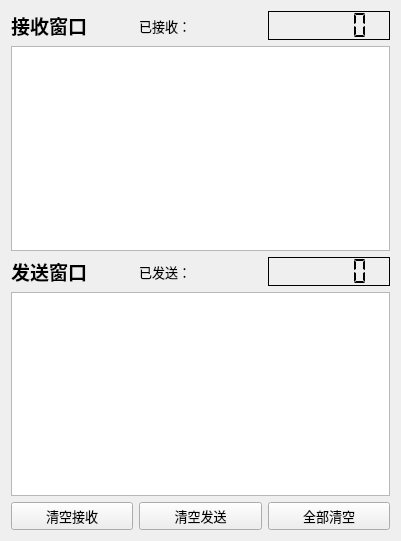
   <widget class="QWidget" name="layoutWidget">
    <property name="geometry">
     <rect>
      <x>10</x>
      <y>180</y>
      <width>401</width>
      <height>541</height>
     </rect>
    </property>
    <layout class="QVBoxLayout" name="verticalLayout">
     <item>
      <layout class="QHBoxLayout" name="horizontalLayout_2"/>
     </item>
     <item>
      <layout class="QHBoxLayout" name="horizontalLayout_4">
       <item>
        <widget class="QLabel" name="label_11">
         <property name="font">
          <font>
           <family>微软雅黑</family>
           <pointsize>14</pointsize>
           <weight>75</weight>
           <bold>true</bold>
          </font>
         </property>
         <property name="text">
          <string>接收窗口</string>
         </property>
        </widget>
       </item>
       <item>
        <widget class="QLabel" name="label_12">
         <property name="font">
          <font>
           <family>黑体</family>
           <pointsize>10</pointsize>
          </font>
         </property>
         <property name="text">
          <string>已接收：</string>
         </property>
        </widget>
       </item>
       <item>
        <widget class="QLCDNumber" name="RecvNumber">
         <property name="font">
          <font>
           <family>Agency FB</family>
           <weight>75</weight>
           <bold>true</bold>
          </font>
         </property>
         <property name="frameShadow">
          <enum>QFrame::Plain</enum>
         </property>
         <property name="smallDecimalPoint">
          <bool>true</bool>
         </property>
         <property name="segmentStyle">
          <enum>QLCDNumber::Flat</enum>
         </property>
        </widget>
       </item>
      </layout>
     </item>
     <item>
      <widget class="QTextEdit" name="recvTextEdit"/>
     </item>
     <item>
      <layout class="QHBoxLayout" name="horizontalLayout_3">
       <item>
        <widget class="QLabel" name="label_2">
         <property name="font">
          <font>
           <family>微软雅黑</family>
           <pointsize>14</pointsize>
           <weight>75</weight>
           <bold>true</bold>
          </font>
         </property>
         <property name="text">
          <string>发送窗口</string>
         </property>
        </widget>
       </item>
       <item>
        <widget class="QLabel" name="label_10">
         <property name="font">
          <font>
           <family>黑体</family>
           <pointsize>10</pointsize>
          </font>
         </property>
         <property name="text">
          <string>已发送：</string>
         </property>
        </widget>
       </item>
       <item>
        <widget class="QLCDNumber" name="SendNumber">
         <property name="font">
          <font>
           <family>Agency FB</family>
           <weight>75</weight>
           <bold>true</bold>
          </font>
         </property>
         <property name="frameShadow">
          <enum>QFrame::Plain</enum>
         </property>
         <property name="smallDecimalPoint">
          <bool>true</bool>
         </property>
         <property name="segmentStyle">
          <enum>QLCDNumber::Flat</enum>
         </property>
        </widget>
       </item>
      </layout>
     </item>
     <item>
      <widget class="QTextEdit" name="sendTextEdit"/>
     </item>
     <item>
      <layout class="QHBoxLayout" name="horizontalLayout">
       <item>
        <widget class="QPushButton" name="clearRecvButton">
         <property name="font">
          <font>
           <family>黑体</family>
           <pointsize>10</pointsize>
          </font>
         </property>
         <property name="text">
          <string>清空接收</string>
         </property>
        </widget>
       </item>
       <item>
        <widget class="QPushButton" name="clearSendButton">
         <property name="font">
          <font>
           <family>黑体</family>
           <pointsize>10</pointsize>
          </font>
         </property>
         <property name="text">
          <string>清空发送</string>
         </property>
        </widget>
       </item>
       <item>
        <widget class="QPushButton" name="clearAllButton">
         <property name="font">
          <font>
           <family>黑体</family>
           <pointsize>10</pointsize>
          </font>
         </property>
         <property name="text">
          <string>全部清空</string>
         </property>
        </widget>
       </item>
      </layout>
     </item>
    </layout>
   </widget>
